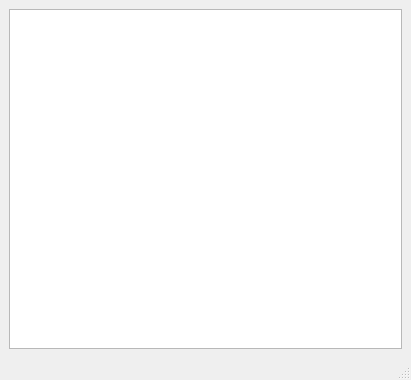
<?xml version="1.0" encoding="UTF-8"?>
<ui version="4.0">
 <class>xDataWidgetMapperTest</class>
 <widget class="QMainWindow" name="xDataWidgetMapperTest">
  <property name="geometry">
   <rect>
    <x>0</x>
    <y>0</y>
    <width>411</width>
    <height>380</height>
   </rect>
  </property>
  <property name="windowTitle">
   <string>xDataWidgetMapper Test</string>
  </property>
  <widget class="QWidget" name="centralwidget">
   <layout class="QGridLayout" name="gridLayout">
    <item row="0" column="0" colspan="2">
     <widget class="XTextEdit" name="_show">
      <property name="sizePolicy">
       <sizepolicy hsizetype="Expanding" vsizetype="Expanding">
        <horstretch>0</horstretch>
        <verstretch>2</verstretch>
       </sizepolicy>
      </property>
     </widget>
    </item>
   </layout>
  </widget>
  <widget class="QMenuBar" name="menubar">
   <property name="geometry">
    <rect>
     <x>0</x>
     <y>0</y>
     <width>411</width>
     <height>22</height>
    </rect>
   </property>
  </widget>
  <widget class="QStatusBar" name="statusbar"/>
 </widget>
 <customwidgets>
  <customwidget>
   <class>XTextEdit</class>
   <extends>QTextEdit</extends>
   <header>xtextedit.h</header>
  </customwidget>
 </customwidgets>
 <resources/>
 <connections/>
</ui>
